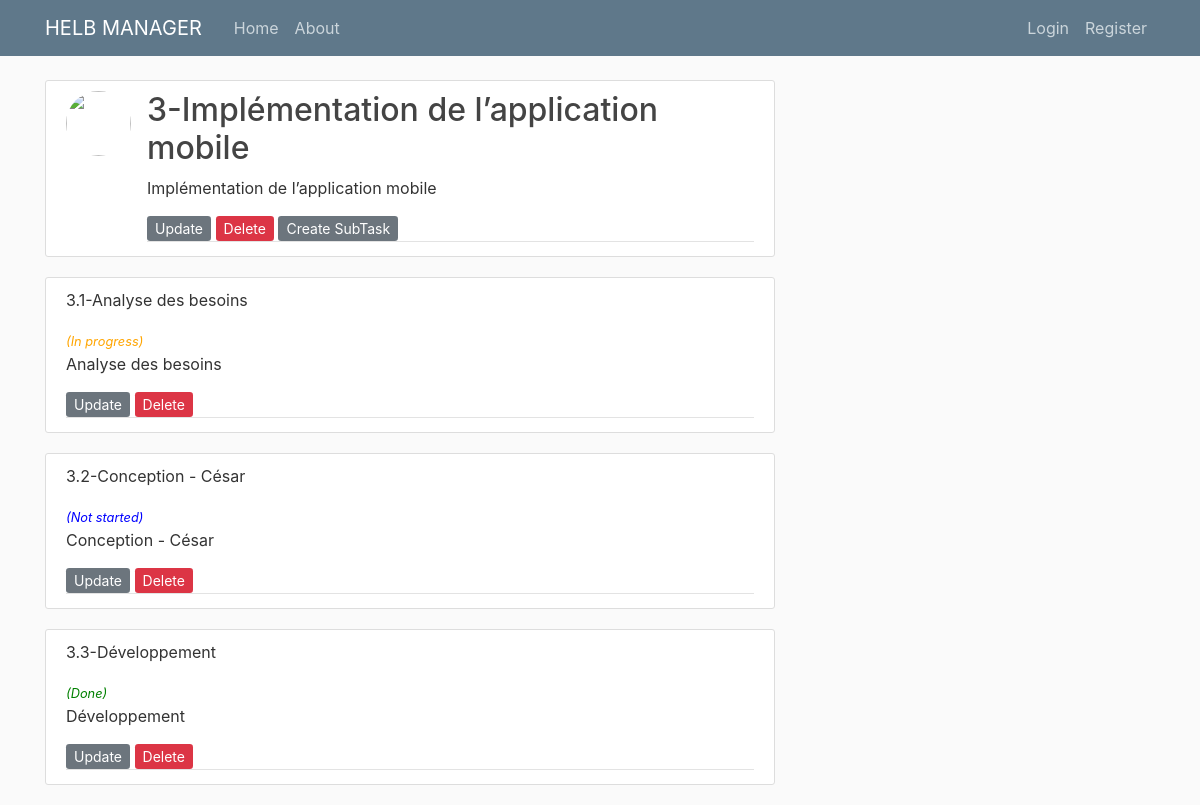
The page /task/3/ on the database its author committed.
### HelbManager/models.py (models this page shows, shortened)
class Task(models.Model):
    STATUS = (
        (1, 'Not started'),
        (2, 'In progress'),
        (3, 'Done'),
        (4, 'In revision'),
    )
    project = models.ForeignKey(Project, on_delete=models.CASCADE)
    assign = models.ForeignKey('users.CustomUser', on_delete=models.CASCADE)
    name = models.CharField(max_length=50)
    content = models.TextField()
    status = models.PositiveSmallIntegerField(choices=STATUS, blank=True, null=True)

class SubTask(models.Model):
    STATUS = (
        (1, 'Not started'),
        (2, 'In progress'),
        (3, 'Done'),
        (4, 'In revision'),
    )
    task = models.ForeignKey(Task, on_delete=models.CASCADE)
    assign = models.ForeignKey('users.CustomUser', on_delete=models.CASCADE)
    name = models.CharField(max_length=50)
    content = models.TextField()
    status = models.PositiveSmallIntegerField(choices=STATUS, blank=True, null=True)

### HelbManager/views.py (the view)
# urls.py: path('task/<int:pk>/', TaskDetailView.as_view(), name='task-detail'),
class TaskDetailView(DetailView):
    model = Task
    def get_context_data(self, **kwargs):
        context = super(TaskDetailView, self).get_context_data(**kwargs)
        context['subtasks'] = SubTask.objects.filter(task_id=self.kwargs.get('pk'))
        return context

### HelbManager/templates/HelbManager/task_detail.html (shortened to what this page needs)
{% extends "HelbManager/base.html" %}
{% block content %}
    <article class="media content-section">
        <img class="rounded-circle article-img" src="{{ object.user.image.url }}">
        <div class="media-body">
            <div class="article-metadata">
                <h2 class="project-title">{{ task.name }}</h2>
                <p class="article-content">{{ task.content }}</p>
                <a class="btn-secondary btn-sm mt-1 mb-1" href="{% url 'task-update' task.id %}">Update</a>
                <a class="btn-danger btn-sm mt-1 mb-1" href="{% url 'task-delete' task.id %}">Delete</a>
                <a class="btn-secondary btn-sm mt-1 mb-1" href="{% url 'subtask-create' task.id %}">Create SubTask</a>
            </div>
    </article>
    {% for subtask in subtasks%}
    <article class="media content-section">
        <div class="media-body">
            <div class="article-metadata">
                <p>{{ subtask.name }}</p>
                {% if subtask.status == 1 %}
                   <small style="color: blue; font-style: italic">(Not started)</small>
                {% endif %}
                {% if subtask.status == 2 %}
                    <small style="color: orange; font-style: italic">(In progress)</small>
                {% endif %}
                {% if subtask.status == 3 %}
                    <small style="color: green; font-style: italic">(Done)</small>
                {% endif %}
                <p>{{ subtask.content }}</p>
                <a class="btn-secondary btn-sm mt-1 mb-1" href="{% url 'subtask-update' subtask.id %}">Update</a>
                <a class="btn-danger btn-sm mt-1 mb-1" href="{% url 'subtask-delete' subtask.id %}">Delete</a>
            </div>
        </div>
    </article>
    {% endfor %}
{% endblock content %}

### HelbManager/static/HelbManager/main.css (style rules this page uses)
body { background: #fafafa; color: #333333; margin-top: 5rem; }
h1, h2, h3, h4, h5, h6 { color: #444444; }
.content-section { background: #ffffff; padding: 10px 20px; border: 1px solid #dddddd; border-radius: 3px; margin-bottom: 20px; }
.article-content { white-space: pre-line; }
.article-img { height: 65px; width: 65px; margin-right: 16px; }
.article-metadata { padding-bottom: 1px; margin-bottom: 4px; border-bottom: 1px solid #e3e3e3 }

### rows shown on the page
Task: name "3-Implémentation de l’application mobile", content "Implémentation de l’application mobile"
SubTask: name "3.1-Analyse des besoins", status "(In progress)", content "Analyse des besoins"
SubTask: name "3.2-Conception - César", status "(Not started)", content "Conception - César"
SubTask: name "3.3-Développement", status "(Done)", content "Développement"
